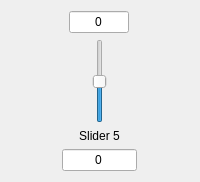
        <widget class="QWidget" name="wgt_sld_5" native="true">
         <property name="sizePolicy">
          <sizepolicy hsizetype="Minimum" vsizetype="Preferred">
           <horstretch>0</horstretch>
           <verstretch>0</verstretch>
          </sizepolicy>
         </property>
         <layout class="QGridLayout" name="gridLayout_6">
          <property name="sizeConstraint">
           <enum>QLayout::SetMinimumSize</enum>
          </property>
          <item row="1" column="0">
           <layout class="QVBoxLayout" name="verticalLayout_5">
            <item alignment="Qt::AlignHCenter">
             <widget class="QSlider" name="slider5">
              <property name="minimum">
               <number>-30</number>
              </property>
              <property name="maximum">
               <number>30</number>
              </property>
              <property name="singleStep">
               <number>1</number>
              </property>
              <property name="value">
               <number>0</number>
              </property>
              <property name="orientation">
               <enum>Qt::Vertical</enum>
              </property>
             </widget>
            </item>
            <item>
             <widget class="QLabel" name="label_slider5">
              <property name="sizePolicy">
               <sizepolicy hsizetype="Minimum" vsizetype="Preferred">
                <horstretch>0</horstretch>
                <verstretch>0</verstretch>
               </sizepolicy>
              </property>
              <property name="text">
               <string>Slider 5</string>
              </property>
              <property name="alignment">
               <set>Qt::AlignCenter</set>
              </property>
             </widget>
            </item>
           </layout>
          </item>
          <item row="2" column="0">
           <widget class="QLineEdit" name="lnEdit_freq_slider_5">
            <property name="sizePolicy">
             <sizepolicy hsizetype="Minimum" vsizetype="Fixed">
              <horstretch>0</horstretch>
              <verstretch>0</verstretch>
             </sizepolicy>
            </property>
            <property name="minimumSize">
             <size>
              <width>75</width>
              <height>0</height>
             </size>
            </property>
            <property name="maximumSize">
             <size>
              <width>60</width>
              <height>16777215</height>
             </size>
            </property>
            <property name="inputMask">
             <string/>
            </property>
            <property name="text">
             <string>0</string>
            </property>
            <property name="alignment">
             <set>Qt::AlignCenter</set>
            </property>
            <property name="readOnly">
             <bool>true</bool>
            </property>
           </widget>
          </item>
          <item row="0" column="0" alignment="Qt::AlignHCenter">
           <widget class="QLineEdit" name="lnEdit_gain_slider_5">
            <property name="sizePolicy">
             <sizepolicy hsizetype="Minimum" vsizetype="Fixed">
              <horstretch>0</horstretch>
              <verstretch>0</verstretch>
             </sizepolicy>
            </property>
            <property name="minimumSize">
             <size>
              <width>50</width>
              <height>0</height>
             </size>
            </property>
            <property name="maximumSize">
             <size>
              <width>60</width>
              <height>16777215</height>
             </size>
            </property>
            <property name="text">
             <string>0</string>
            </property>
            <property name="alignment">
             <set>Qt::AlignCenter</set>
            </property>
            <property name="readOnly">
             <bool>true</bool>
            </property>
           </widget>
          </item>
         </layout>
        </widget>
